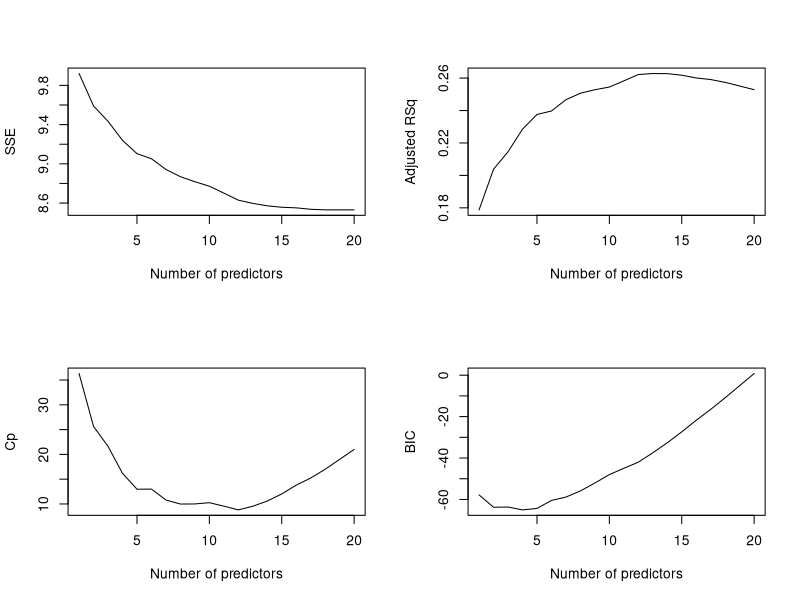
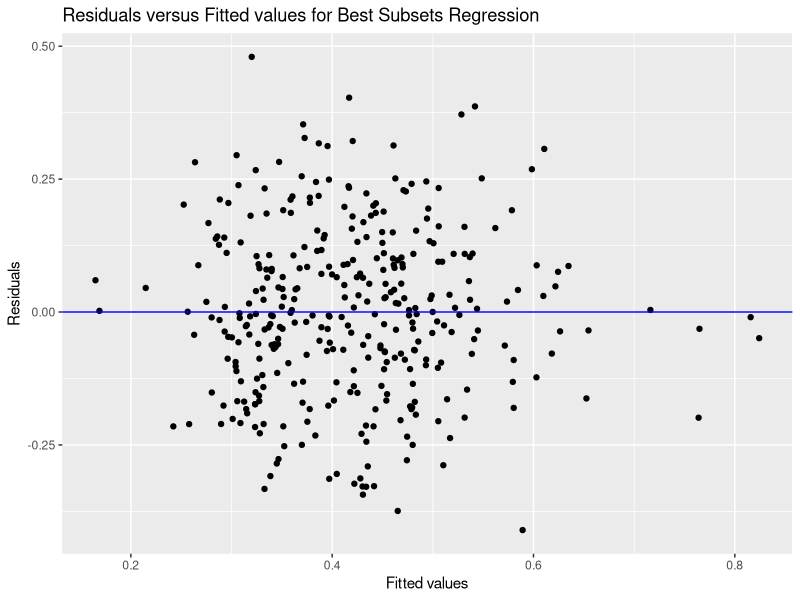
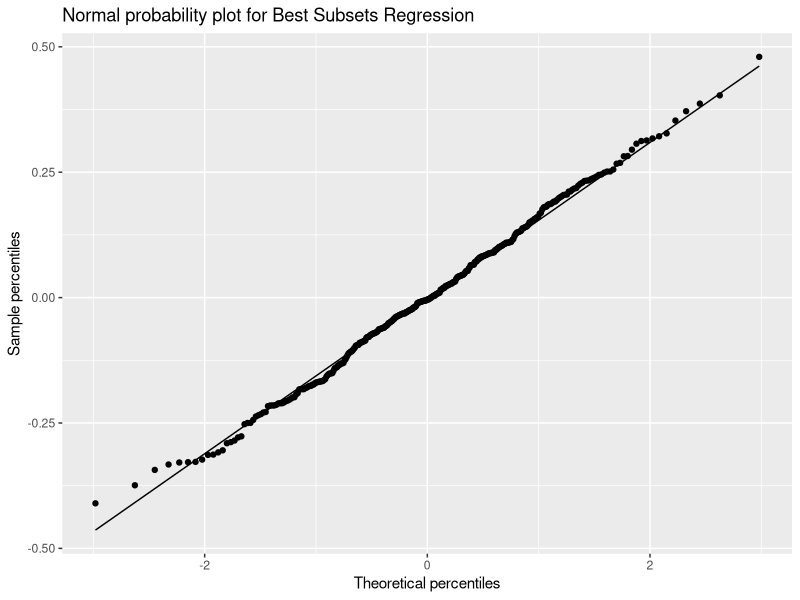
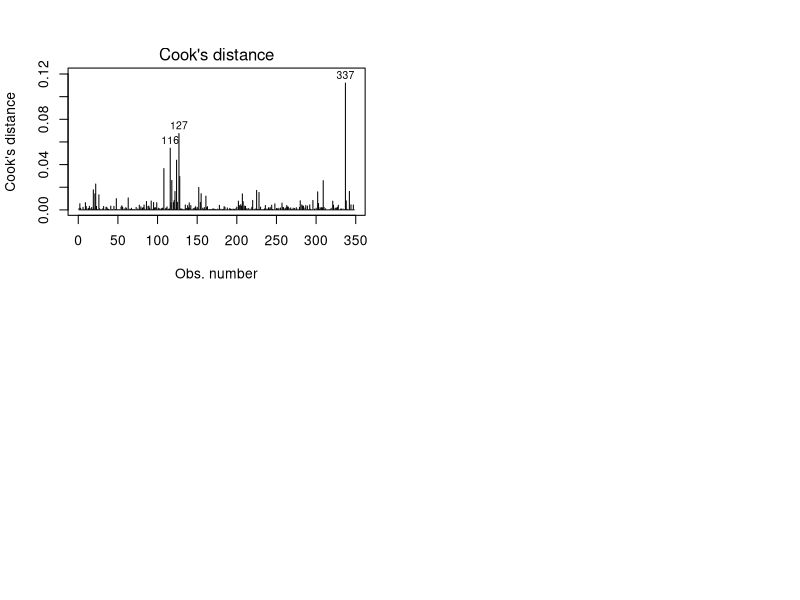
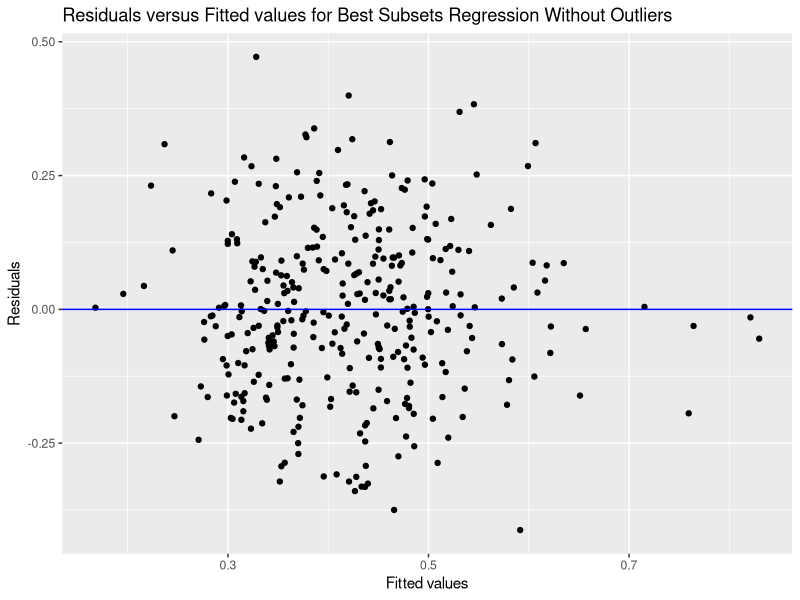
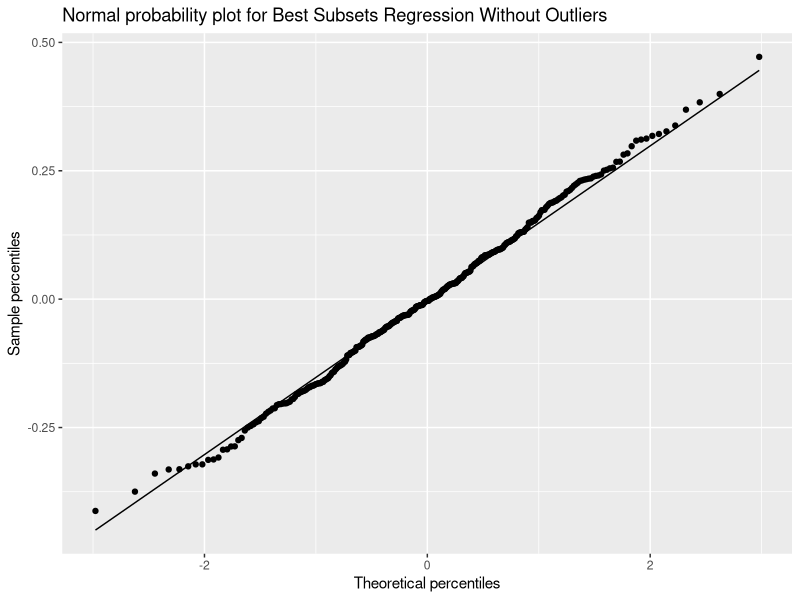

Write the R code that produced these figures, in order.
## ---- chunk 1
library(tidyverse)
library(car)
library(psych)
library(leaps)
knitr::opts_chunk$set(echo = TRUE)
require("knitr")
opts_knit$set(root.dir = "~/RStudio")
## ---- chunk 2
mydata <- read.csv("nest_predation_dataset.csv")
## ---- chunk 3
data <- mydata[c("Lat","Long","IncubationPeriod.days.", "NestlingPeriod.days.", "ClutchSize", "demelevation", "temptrop2", "PercentageSuccessfulNests")]
data <- drop_na(data)
kable(head(data))
## ---- chunk 4
data$ntemp <-ifelse(data$temptrop2 == 'ntemp', 1, 0)
data$stemp <-ifelse(data$temptrop2 == 'stemp', 1, 0)
## ---- chunk 5
# Calculate the squared predictor variables to include in the model and the interaction term:
data <-data %>% mutate(Lat.ntemp = Lat*ntemp, Lat.stemp = Lat*stemp, Long.ntemp = Long*ntemp, Long.stemp = Long*stemp,
                       Incubate.ntemp = IncubationPeriod.days.*ntemp, Incubate.stemp = IncubationPeriod.days.*stemp, 
                       Nestle.ntemp = NestlingPeriod.days.*ntemp, Nestle.stemp = NestlingPeriod.days.*stemp,
                       ClutchSize.ntemp = ClutchSize*ntemp, ClutchSize.stemp = ClutchSize*stemp, 
                       Elev.ntemp = demelevation*ntemp, Elev.stemp = demelevation*stemp)
## ---- chunk 6
# Find the best model for each number of predictors (with 8 predictors maximum)
models <-regsubsets(PercentageSuccessfulNests ~Lat +Lat.ntemp +Lat.stemp +Long +Long.ntemp +Long.stemp +IncubationPeriod.days. +Incubate.ntemp +Incubate.stemp +NestlingPeriod.days. +Nestle.ntemp +Nestle.stemp +ClutchSize +ClutchSize.ntemp +ClutchSize.stemp +demelevation +Elev.ntemp +Elev.stemp +ntemp +stemp, data, nvmax =20)
models.sum <-summary(models)

# Create four plots within a 2x2 frame to compare the different criteria
par(mfrow =c(2,2))
  # SSE
  plot(models.sum$rss, xlab ="Number of predictors", ylab ="SSE", type ="l")
  
  # R2
  plot(models.sum$adjr2, xlab ="Number of predictors", ylab ="Adjusted RSq", type ="l")
  
  # Mallow's Cp
  plot(models.sum$cp, xlab ="Number of predictors", ylab ="Cp", type ="l")
  
  # BIC
  plot(models.sum$bic, xlab ="Number of predictors", ylab ="BIC", type ="l")
## ---- chunk 7
# Display the best model (selected predictors are indicated by *) for each number of predictors
models.sum$outmat
## ---- chunk 8
# Creating a model with the 6 predictors indicated as the best by the Best Subsets Regression
reg_sub <-lm(PercentageSuccessfulNests ~Lat +Lat.ntemp +Long +Long.stemp +IncubationPeriod.days. +NestlingPeriod.days. +Nestle.ntemp +Nestle.stemp +ClutchSize +ClutchSize.stemp +demelevation +Elev.stemp +ntemp +stemp, data)

summary(reg_sub)
## ---- chunk 9
# Fit the model obtained from forward selection
data$resids <-residuals(reg_sub)
data$predicted <-predict(reg_sub)

ggplot(data, aes(x=predicted, y=resids)) +
  geom_point() +
  geom_hline(yintercept=0, color ="blue") +
  labs(title ="Residuals versus Fitted values for Best Subsets Regression", x ="Fitted values", y ="Residuals")

ggplot(data, aes(sample = resids)) +
  stat_qq() +
  stat_qq_line() +
  labs(title ="Normal probability plot for Best Subsets Regression", x ="Theoretical percentiles", y ="Sample percentiles")
## ---- chunk 10
# ANOVA Table
anova(reg_sub)
## ---- chunk 11
# Identifying outliers with Cook's distance
plot(reg_sub, which=4, cook.levels=cutoff)
## ---- chunk 12
# If you identify an outlier, remove it by indexing the corresponding row
data_no_out <- data[-116,]
data_no_out <- data_no_out[-127,]
data_no_out <- data_no_out[-337,]
## ---- chunk 13
# Fit the regression model
reg_sub2 <-lm(PercentageSuccessfulNests ~Lat +Lat.ntemp +Long +Long.stemp +IncubationPeriod.days. +NestlingPeriod.days. +Nestle.ntemp +Nestle.stemp +ClutchSize +ClutchSize.stemp +demelevation +Elev.stemp +ntemp +stemp, data_no_out)

# Display the summary table for the regression model 
summary(reg_sub2)
## ---- chunk 14
# Fit the model obtained from forward selection
data_no_out$resids <-residuals(reg_sub2)
data_no_out$predicted <-predict(reg_sub2)

ggplot(data_no_out, aes(x=predicted, y=resids)) +
  geom_point() +
  geom_hline(yintercept=0, color ="blue") +
  labs(title ="Residuals versus Fitted values for Best Subsets Regression Without Outliers", x ="Fitted values", y ="Residuals")

ggplot(data_no_out, aes(sample = resids)) +
  stat_qq() +
  stat_qq_line() +
  labs(title ="Normal probability plot for Best Subsets Regression Without Outliers", x ="Theoretical percentiles", y ="Sample percentiles")
## ---- chunk 15
# ANOVA Table
anova(reg_sub2)
